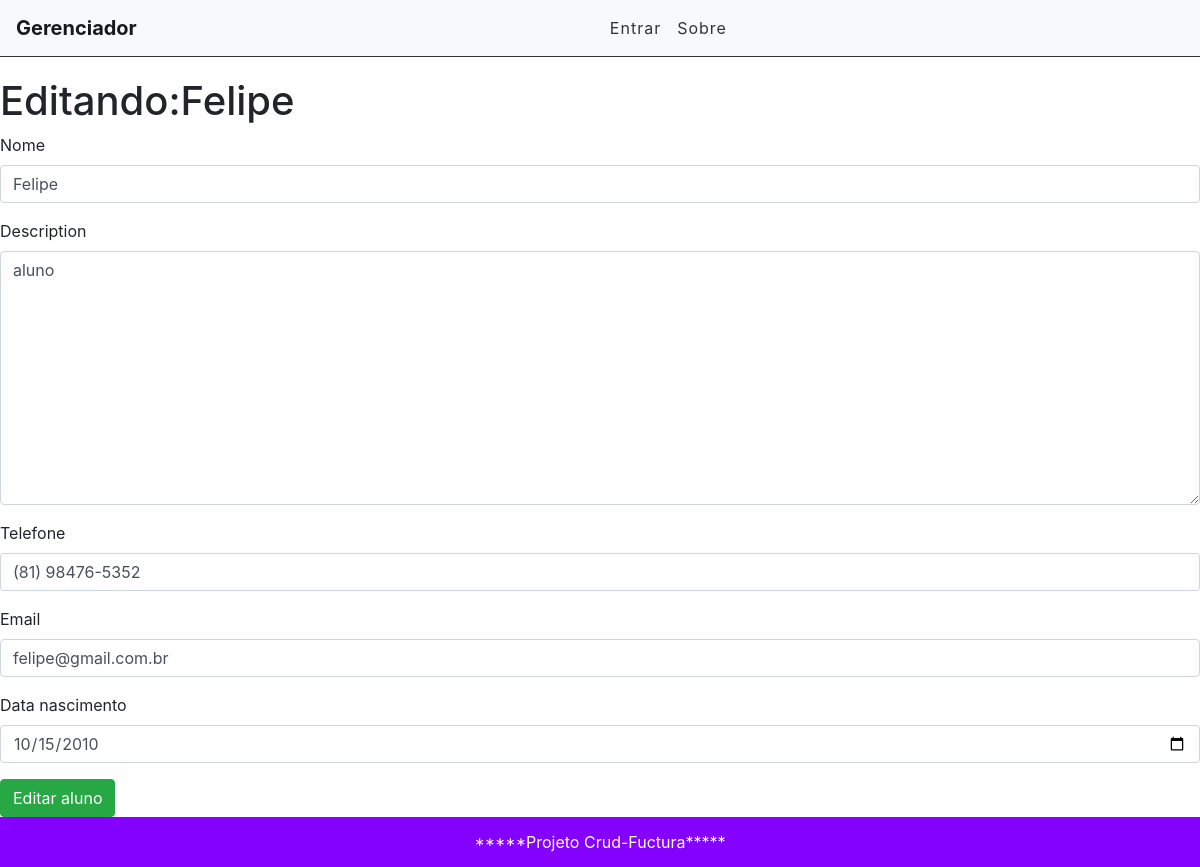
The app's page /edit/7 with its own data.
### main/models.py (models this page shows, shortened)
class Aluno(models.Model):
    nome = models.CharField(max_length=254)
    telefone = models.CharField(null=True, blank=True, max_length=15)
    email = models.EmailField()
    data_nascimento = models.DateField()
    description = models.TextField()
    created_at = models.DateTimeField(auto_now_add=True)
    update_at = models.DateTimeField(auto_now=True)
    user = models.ForeignKey(get_user_model(), on_delete=models.CASCADE)

### main/views.py (the view)
# urls.py: path('edit/<int:id>', views.editAluno, name="edit-aluno"),
def editAluno(request, id):
    aluno = get_object_or_404(Aluno, pk=id)
    form = AlunoForm(instance=aluno)
    if(request.method == "POST"):
        form = AlunoForm(request.POST, instance=aluno)
        if(form.is_valid()):
            aluno.save()
            return redirect('/')
        else:
            return render(request, 'main/edit_aluno.html', {'form': form, 'aluno': aluno})
    else:
        return render(request, 'main/edit_aluno.html', {'form': form, 'aluno': aluno})

### main/forms.py
class AlunoForm(forms.ModelForm):
    telefone = forms.CharField(widget=forms.TextInput(attrs={'minlength':'15', 'maxlength':'15', 'onkeyup':'handlePhone(event)'}))
    data_nascimento = forms.DateField(
        widget=forms.TextInput(
            attrs={'type':'date'}
        )
    )
    class Meta:
        model = Aluno
        fields = ('nome', 'description', 'telefone', 'email', 'data_nascimento')

### main/templates/main/edit_aluno.html (shortened to what this page needs)
{% extends 'base.html' %}
{% load widget_tweaks %}
{% block content %}
<div class>
    <h1>Editando:{{aluno.nome}}</h1>
    <form method='POST'>
        {% for field in form.visible_fields %}
            <div class='form-group'>
                <label for='{{field.id_for_label}}'>{{field.label}}</label>
                {{field|add_class:'form-control'}}
            </div>
        {% endfor %}
        <input type='submit' class='btn btn-success' value='Editar aluno'>
    </form>
</div>
{% endblock %}

### records on screen
Aluno: nome "Felipe", visible_fields "Felipe" "aluno" "(81) 98476-5352" "felipe@gmail.com.br" "10/15/2010"

### other values on screen
{{ field.label }} "Nome" "Description" "Telefone" "Email" "Data nascimento"
